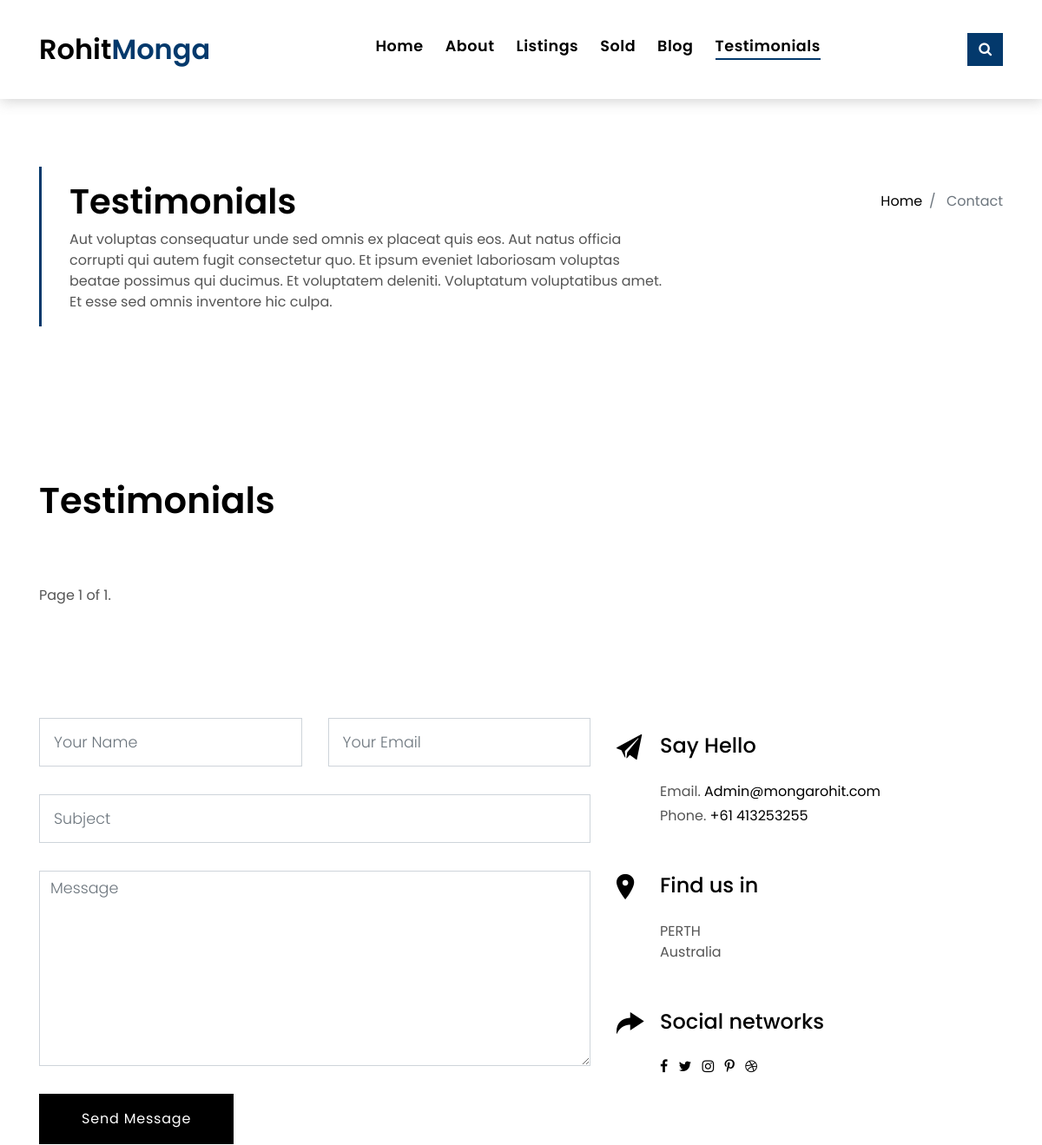
Page /contact/ (upper part) on the earlier database version.
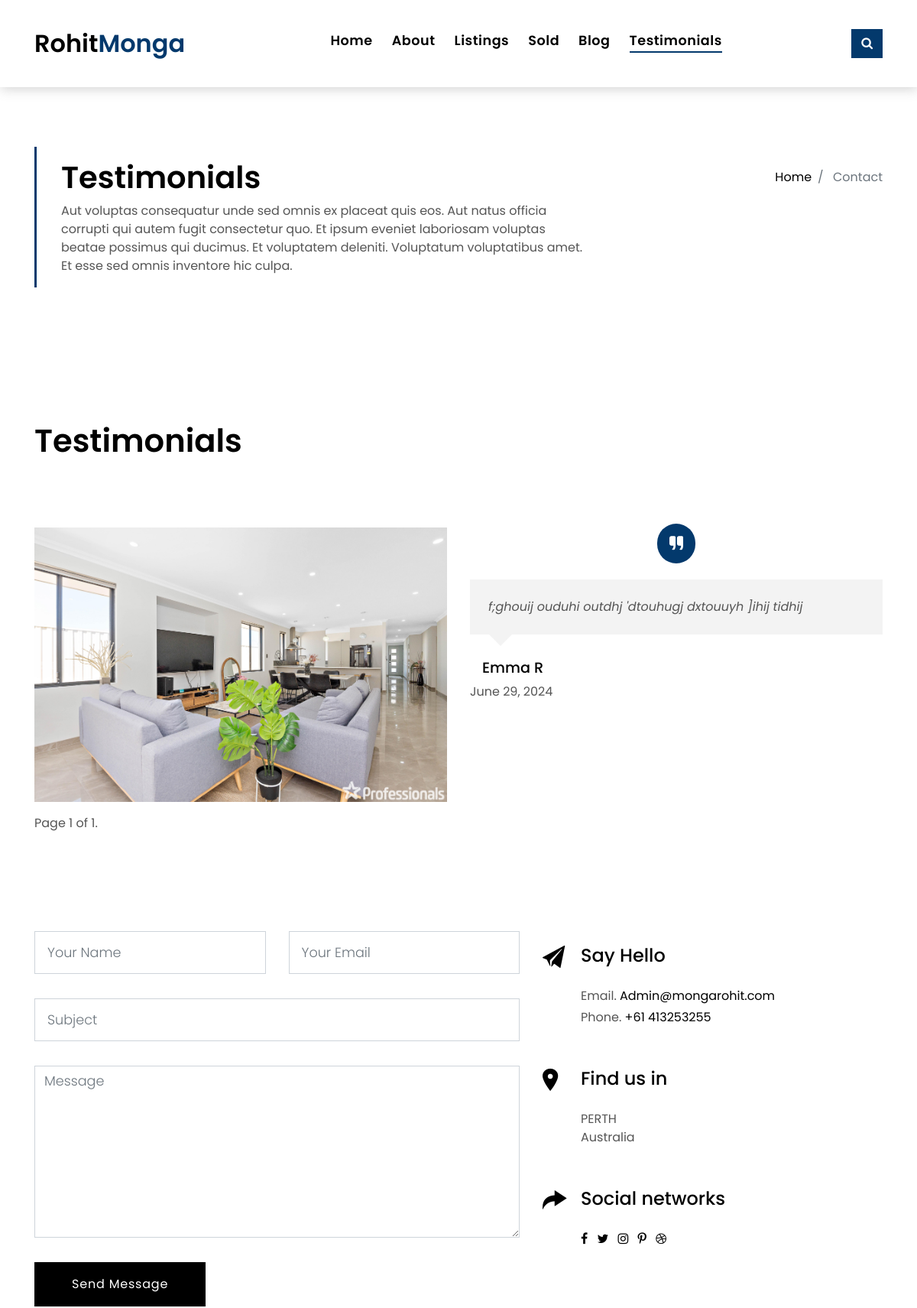
Same page on the later database version.
### pages/models.py (models this page shows, shortened)
class Feedback(models.Model):
    image = models.ImageField(upload_to='feedback_images/')
    review = models.TextField()
    author = models.CharField(max_length=255)
    date = models.DateField(auto_now_add=True)

### pages/views.py (the view)
# urls.py: path('contact/', views.contact, name='contact'),
def contact(request):
    feedback_list = Feedback.objects.all()
    paginator = Paginator(feedback_list, 5)  # Show 5 feedbacks per page
    page_number = request.GET.get('page')
    page_obj = paginator.get_page(page_number)
    return render(request, 'contact.html', {'page_obj': page_obj})

### pages/templates/contact.html (shortened to what the changed rows need)
{% load static %}
<!DOCTYPE html>
<html lang="en">
<head>
  <link href="{% static 'lib/bootstrap/css/bootstrap.min.css' %}" rel="stylesheet">
  <link href="{% static 'lib/font-awesome/css/font-awesome.min.css' %}" rel="stylesheet">
  <link href="{% static 'lib/animate/animate.min.css' %}" rel="stylesheet">
  <link href="{% static 'lib/ionicons/css/ionicons.min.css' %}" rel="stylesheet">
  <link href="{% static 'lib/owlcarousel/assets/owl.carousel.min.css' %}" rel="stylesheet">
  <link href="{% static 'css/style.css' %}" rel="stylesheet">
</head>
<body>
  <section class="intro-single">
    <div class="container">
      <div class="row">
        <div class="col-md-12 col-lg-8">
          <div class="title-single-box">
            <h1 class="title-single">Testimonials</h1>
          </div>
        </div>
      </div>
    </div>
  </section>
<section class="section-testimonials section-t8 nav-arrow-a">
  <div class="container">
    <div class="row">
      <div class="col-md-12">
        <div class="title-wrap d-flex justify-content-between">
          <div class="title-box">
            <h2 class="title-a">Testimonials</h2>
          </div>
        </div>
      </div>
    </div>
    <div id="testimonial-carousel" class="owl-carousel owl-arrow">
      {% for feedback in page_obj %}
      <div class="carousel-item-a">
        <div class="testimonials-box">
          <div class="row">
            <div class="col-sm-12 col-md-6">
              <div class="testimonial-img">
                <img src="{{ feedback.image.url }}" alt="" class="img-fluid" style="max-height: 370px;">
              </div>
            </div>
            <div class="col-sm-12 col-md-6">
              <div class="testimonial-ico">
                <span class="ion-ios-quote"></span>
              </div>
              <div class="testimonials-content">
                <p class="testimonial-text">
                  {{ feedback.review }}
                </p>
              </div>
              <div class="testimonial-author-box">
                <h5 class="testimonial-author">{{ feedback.author }}</h5>
                <p class="testimonial-date">{{ feedback.date }}</p>
              </div>
            </div>
          </div>
        </div>
      </div>
      {% endfor %}
    </div>
  </div>
</section>
</body>
</html>

Differences in the rows shown:
added Feedback: image (picture), review "f;ghouij ouduhi outdhj 'dtouhugj dxtouuyh ]ihij tidhij", author "Emma R", date "June 29, 2024"
